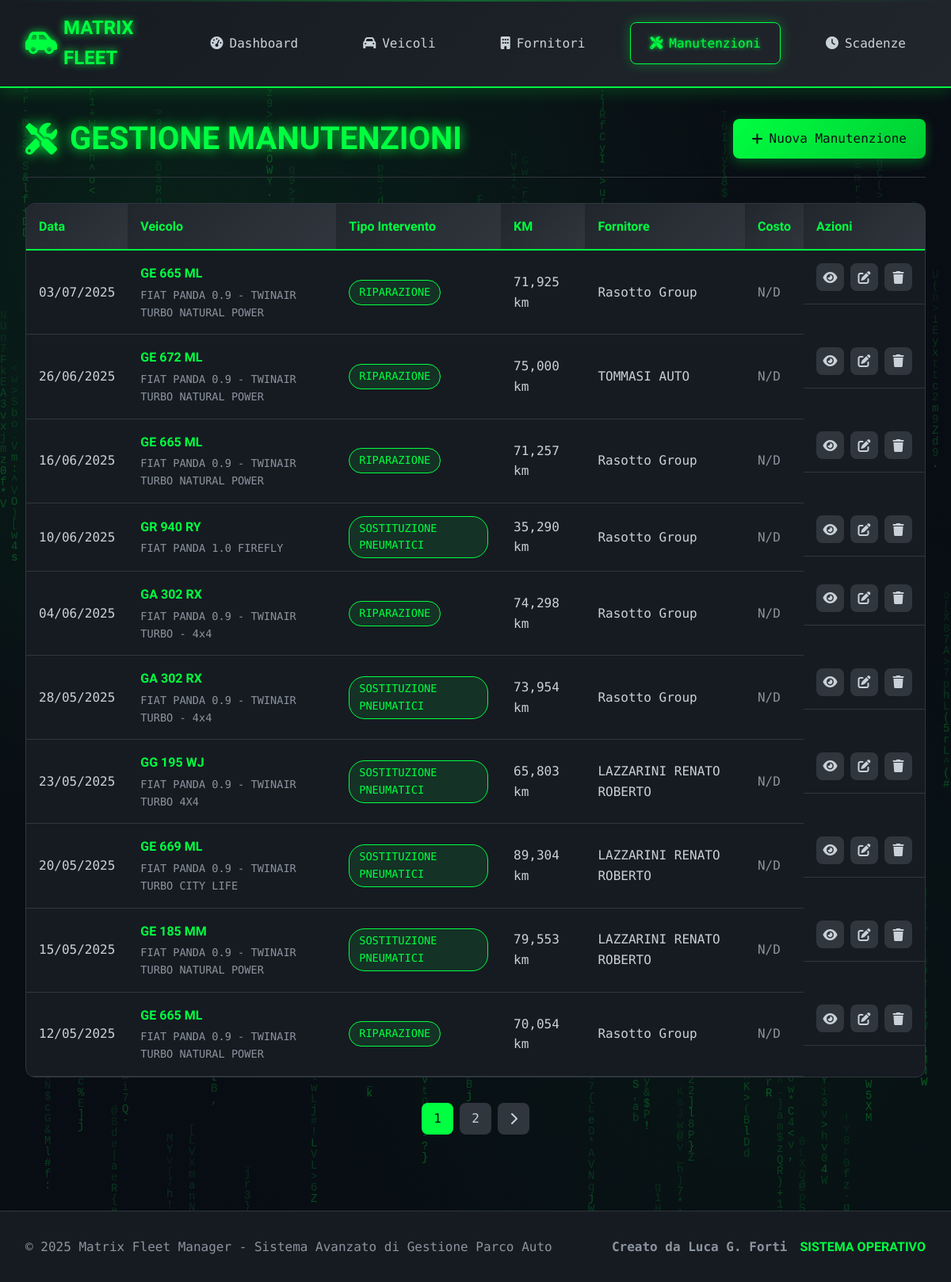
The page /manutenzioni/ on the database its author committed.
### app/models.py (models this page shows, shortened)
class Manutenzione(db.Model):
    __tablename__ = 'manutenzioni'
    id = db.Column(db.Integer, primary_key=True)
    veicolo_id = db.Column(db.Integer, db.ForeignKey('veicoli.id'), nullable=False)
    fornitore_id = db.Column(db.Integer, db.ForeignKey('fornitori.id'))
    data_intervento = db.Column(db.Date, nullable=False)
    km_intervento = db.Column(db.Integer, nullable=False)
    tipo_intervento = db.Column(db.String(100), nullable=False)
    descrizione = db.Column(db.Text)
    costo = db.Column(db.Numeric(10, 2))
    numero_fattura = db.Column(db.String(50))
    data_fattura = db.Column(db.Date)
    garanzia_mesi = db.Column(db.Integer, default=0)
    prossima_scadenza_km = db.Column(db.Integer)
    note = db.Column(db.Text)
    nucleo = db.Column(db.String(50), default='Via Capitel')
    data_creazione = db.Column(db.DateTime, default=datetime.utcnow)

class Veicolo(db.Model):
    __tablename__ = 'veicoli'
    id = db.Column(db.Integer, primary_key=True)
    targa = db.Column(db.String(10), nullable=False, unique=True)
    marca = db.Column(db.String(50), nullable=False)
    modello = db.Column(db.String(50), nullable=False)
    anno_immatricolazione = db.Column(db.Integer, nullable=False)
    data_immatricolazione = db.Column(db.Date, nullable=False)
    km_attuali = db.Column(db.Integer, default=0)
    carburante = db.Column(db.String(20), nullable=False)
    carburante_personalizzato = db.Column(db.String(50))  # NUOVO CAMPO
    cilindrata = db.Column(db.Integer)
    colore = db.Column(db.String(30))
    stato = db.Column(db.String(20), default='Attivo')
    note = db.Column(db.Text)
    carta_carburante = db.Column(db.String(100))
    pin_carburante = db.Column(db.String(20))
    societa_noleggio_id = db.Column(db.Integer, db.ForeignKey('fornitori.id'))
    nucleo = db.Column(db.String(50), default='Via Capitel')
    data_creazione = db.Column(db.DateTime, default=datetime.utcnow)
    manutenzioni = db.relationship('Manutenzione', backref='veicolo', lazy=True,
                                 order_by='desc(Manutenzione.data_intervento)')
    scadenze = db.relationship('Scadenza', backref='veicolo', lazy=True,
                              order_by='desc(Scadenza.data_scadenza)')
    societa_noleggio = db.relationship('Fornitore', foreign_keys=[societa_noleggio_id])

class Fornitore(db.Model):
    __tablename__ = 'fornitori'
    id = db.Column(db.Integer, primary_key=True)
    ragione_sociale = db.Column(db.String(100), nullable=False)
    partita_iva = db.Column(db.String(20), unique=True)
    codice_fiscale = db.Column(db.String(20))
    indirizzo = db.Column(db.String(200))
    citta = db.Column(db.String(50), nullable=False)
    cap = db.Column(db.String(10), nullable=False)
    provincia = db.Column(db.String(5))
    telefono = db.Column(db.String(20))
    telefono_2 = db.Column(db.String(20))  # NUOVO CAMPO
    telefono_3 = db.Column(db.String(20))  # NUOVO CAMPO
    email = db.Column(db.String(100))
    email_2 = db.Column(db.String(100))    # NUOVO CAMPO
    email_3 = db.Column(db.String(100))    # NUOVO CAMPO
    referente = db.Column(db.String(100))
    settore = db.Column(db.String(50))
    settore_2 = db.Column(db.String(50))   # NUOVO CAMPO
    settore_3 = db.Column(db.String(50))   # NUOVO CAMPO
    settore_personalizzato = db.Column(db.String(100))  # NUOVO CAMPO
    note = db.Column(db.Text)
    attivo = db.Column(db.Boolean, default=True)
    nucleo = db.Column(db.String(50), default='Via Capitel')
    data_creazione = db.Column(db.DateTime, default=datetime.utcnow)
    manutenzioni = db.relationship('Manutenzione', backref='fornitore', lazy=True,
                                 order_by='desc(Manutenzione.data_intervento)')
    veicoli_noleggio = db.relationship('Veicolo', foreign_keys='Veicolo.societa_noleggio_id',
                                     backref='fornitore_noleggio')

### app/routes/manutenzioni.py (the view)
@manutenzioni_bp.route('/')
def index_manutenzioni():
    page = request.args.get('page', 1, type=int)
    manutenzioni = Manutenzione.query.order_by(
        Manutenzione.data_intervento.desc()
    ).paginate(page=page, per_page=10, error_out=False)
    return render_template('manutenzioni/index.html', manutenzioni=manutenzioni)

### app/templates/manutenzioni/index.html (shortened to what this page needs)
{% extends "base.html" %}
{% block content %}
<div class="page-container">
    <div class="page-header">
        <h1 class="page-title">
            <i class="fas fa-tools"></i>
        </h1>
        <div class="page-actions">
            <a href="{{ url_for('manutenzioni.aggiungi_manutenzione') }}" class="btn btn-primary">
                <i class="fas fa-plus"></i> Nuova Manutenzione
            </a>
        </div>
    </div>
    <div class="data-table-container">
        <table class="data-table">
            <thead>
                <tr>
                    <th>Data</th>
                    <th>Veicolo</th>
                    <th>Tipo Intervento</th>
                    <th>KM</th>
                    <th>Fornitore</th>
                    <th>Costo</th>
                    <th>Azioni</th>
                </tr>
            </thead>
            <tbody>
                {% for manutenzione in manutenzioni.items %}
                <tr>
                    <td class="highlight">{{ manutenzione.data_intervento.strftime('%d/%m/%Y') }}</td>
                    <td>
                        <div class="vehicle-info">
                            <div class="vehicle-plate">{{ manutenzione.veicolo.targa }}</div>
                            <div class="vehicle-model">{{ manutenzione.veicolo.marca }} {{ manutenzione.veicolo.modello }}</div>
                        </div>
                    </td>
                    <td>
                        <span class="badge badge-intervento">{{ manutenzione.tipo_intervento }}</span>
                    </td>
                    <td>{{ "{:,}".format(manutenzione.km_intervento) }} km</td>
                    <td>{{ manutenzione.fornitore.ragione_sociale if manutenzione.fornitore else 'N/D' }}</td>
                    <td>
                        {% if manutenzione.costo %}
                            <span class="cost-value">€{{ "%.2f"|format(manutenzione.costo) }}</span>
                        {% else %}
                            <span class="text-muted">N/D</span>
                        {% endif %}
                    </td>
                    <td class="actions">
                        <a href="{{ url_for('manutenzioni.dettaglio_manutenzione', id=manutenzione.id) }}" class="btn-action" title="Visualizza">
                            <i class="fas fa-eye"></i>
                        </a>
                        <a href="{{ url_for('manutenzioni.modifica_manutenzione', id=manutenzione.id) }}" class="btn-action" title="Modifica">
                            <i class="fas fa-edit"></i>
                        </a>
                        <a href="{{ url_for('manutenzioni.elimina_manutenzione', id=manutenzione.id) }}" class="btn-action delete" title="Elimina" onclick="return confirm('Sei sicuro di voler eliminare questa manutenzione?')">
                            <i class="fas fa-trash"></i>
                        </a>
                    </td>
                </tr>
                {% endfor %}
            </tbody>
        </table>
    </div>
    {% if manutenzioni.pages > 1 %}
    <div class="pagination">
        {% for page_num in manutenzioni.iter_pages() %}
            {% if page_num %}
                {% if page_num != manutenzioni.page %}
                    <a href="{{ url_for('manutenzioni.index_manutenzioni', page=page_num) }}" class="page-btn">{{ page_num }}</a>
                {% else %}
                    <span class="page-btn active">{{ page_num }}</span>
                {% endif %}
            {% endif %}
        {% endfor %}
        {% if manutenzioni.has_next %}
            <a href="{{ url_for('manutenzioni.index_manutenzioni', page=manutenzioni.next_num) }}" class="page-btn">
                <i class="fas fa-chevron-right"></i>
            </a>
        {% endif %}
    </div>
    {% endif %}
</div>
{% endblock %}

### app/templates/base.html (shortened to what this page needs)
<!DOCTYPE html>
<html lang="it">
<head>
    <link rel="stylesheet" href="{{ url_for('static', filename='css/matrix_style.css') }}">
    <link href="https://cdnjs.cloudflare.com/ajax/libs/font-awesome/6.0.0/css/all.min.css" rel="stylesheet">
</head>
<body>
    <header class="matrix-header">
        <div class="header-content">
            <div class="logo">
                <i class="fas fa-car-side"></i>
                <span>MATRIX FLEET</span>
            </div>
            <nav class="main-nav">
                <a href="{{ url_for('dashboard.index') }}" class="nav-link {% if request.endpoint == 'dashboard.index' %}active{% endif %}">
                    <i class="fas fa-tachometer-alt"></i>Dashboard
                </a>
                <a href="{{ url_for('veicoli.index_veicoli') }}" class="nav-link {% if 'veicoli' in request.endpoint %}active{% endif %}">
                    <i class="fas fa-car"></i>Veicoli
                </a>
                <a href="{{ url_for('fornitori.index_fornitori') }}" class="nav-link {% if 'fornitori' in request.endpoint %}active{% endif %}">
                    <i class="fas fa-building"></i>Fornitori
                </a>
                <a href="{{ url_for('manutenzioni.index_manutenzioni') }}" class="nav-link {% if 'manutenzioni' in request.endpoint %}active{% endif %}">
                    <i class="fas fa-tools"></i>Manutenzioni
                </a>
                <a href="{{ url_for('scadenze.index_scadenze') }}" class="nav-link {% if 'scadenze' in request.endpoint %}active{% endif %}">
                    <i class="fas fa-clock"></i>Scadenze
                </a>
            </nav>
        </div>
    </header>
    <main class="main-content">
        {% block content %}{% endblock %}
    </main>
    <footer class="matrix-footer">
        <div class="footer-content">
            <p>&copy; 2025 Matrix Fleet Manager - Sistema Avanzato di Gestione Parco Auto</p>
            <div class="footer-stats">
                <span class="stat"><strong>Creato da Luca G. Forti</strong></span>
                <span class="stat-value">SISTEMA OPERATIVO</span>
            </div>
        </div>
    </footer>
</body>
</html>

### rows shown on the page
Manutenzione: data_intervento "03/07/2025", veicolo.targa "GE 665 ML", veicolo.marca "FIAT", veicolo.modello "PANDA 0.9 - TWINAIR TURBO NATURAL POWER", tipo_intervento "RIPARAZIONE", km_intervento "71,925", fornitore "Rasotto Group", shows "N/D"
Manutenzione: data_intervento "26/06/2025", veicolo.targa "GE 672 ML", veicolo.marca "FIAT", veicolo.modello "PANDA 0.9 - TWINAIR TURBO NATURAL POWER", tipo_intervento "RIPARAZIONE", km_intervento "75,000", fornitore "TOMMASI AUTO", shows "N/D"
Manutenzione: data_intervento "16/06/2025", veicolo.targa "GE 665 ML", veicolo.marca "FIAT", veicolo.modello "PANDA 0.9 - TWINAIR TURBO NATURAL POWER", tipo_intervento "RIPARAZIONE", km_intervento "71,257", fornitore "Rasotto Group", shows "N/D"
Manutenzione: data_intervento "10/06/2025", veicolo.targa "GR 940 RY", veicolo.marca "FIAT", veicolo.modello "PANDA 1.0 FIREFLY", tipo_intervento "SOSTITUZIONE PNEUMATICI", km_intervento "35,290", fornitore "Rasotto Group", shows "N/D"
Manutenzione: data_intervento "04/06/2025", veicolo.targa "GA 302 RX", veicolo.marca "FIAT PANDA", veicolo.modello "0.9 - TWINAIR TURBO - 4x4", tipo_intervento "RIPARAZIONE", km_intervento "74,298", fornitore "Rasotto Group", shows "N/D"
Manutenzione: data_intervento "28/05/2025", veicolo.targa "GA 302 RX", veicolo.marca "FIAT PANDA", veicolo.modello "0.9 - TWINAIR TURBO - 4x4", tipo_intervento "SOSTITUZIONE PNEUMATICI", km_intervento "73,954", fornitore "Rasotto Group", shows "N/D"
Manutenzione: data_intervento "23/05/2025", veicolo.targa "GG 195 WJ", veicolo.marca "FIAT", veicolo.modello "PANDA 0.9 - TWINAIR TURBO 4X4", tipo_intervento "SOSTITUZIONE PNEUMATICI", km_intervento "65,803", fornitore "LAZZARINI RENATO ROBERTO", shows "N/D"
Manutenzione: data_intervento "20/05/2025", veicolo.targa "GE 669 ML", veicolo.marca "FIAT", veicolo.modello "PANDA 0.9 - TWINAIR TURBO CITY LIFE", tipo_intervento "SOSTITUZIONE PNEUMATICI", km_intervento "89,304", fornitore "LAZZARINI RENATO ROBERTO", shows "N/D"
Manutenzione: data_intervento "15/05/2025", veicolo.targa "GE 185 MM", veicolo.marca "FIAT", veicolo.modello "PANDA 0.9 - TWINAIR TURBO NATURAL POWER", tipo_intervento "SOSTITUZIONE PNEUMATICI", km_intervento "79,553", fornitore "LAZZARINI RENATO ROBERTO", shows "N/D"
Manutenzione: data_intervento "12/05/2025", veicolo.targa "GE 665 ML", veicolo.marca "FIAT", veicolo.modello "PANDA 0.9 - TWINAIR TURBO NATURAL POWER", tipo_intervento "RIPARAZIONE", km_intervento "70,054", fornitore "Rasotto Group", shows "N/D"

### other values the page prints
{{ page_num }} "1"
{{ page_num }} "2"
